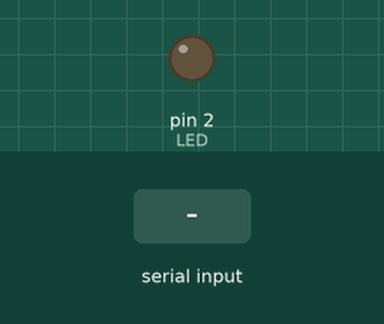
This sketch was run on a simulated Arduino Uno, built with avr-gcc and run on an emulated ATmega328P. On the bench: output pins drawn as LEDs (lit = HIGH). The inputs (shaded band) are chosen by the test bench.

Above: at 1.2 s.
1.3 s: "90,45\n" received over Serial
At 2.5 s:
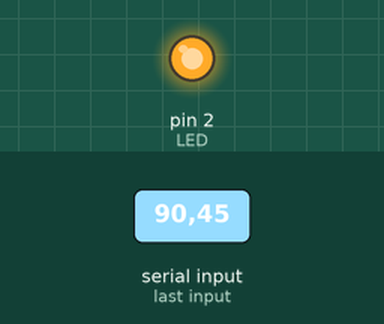
Timing chart, 0 to 4.3 s (numbered marks = the images above; inputs shaded):
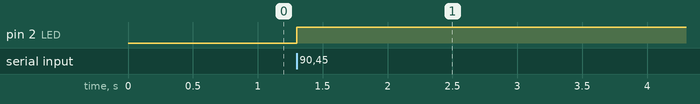

Measured:
- after the input at 1.3 s, pin 2 (LED): LOW → HIGH at once

The sketch:

script.ino
```cpp
#define LED 2

const int delay_value = 500;
bool printed = false;

void setup() {
  Serial.begin(115200);

  pinMode(LED, OUTPUT);
}

void loop() {
  if (Serial.available() > 0) {
    String message = Serial.readStringUntil('\n');

    float memoryUsage = message.toFloat();

    if(memoryUsage > 70.0) {
        digitalWrite(LED, HIGH);
    }
  }
}
```
